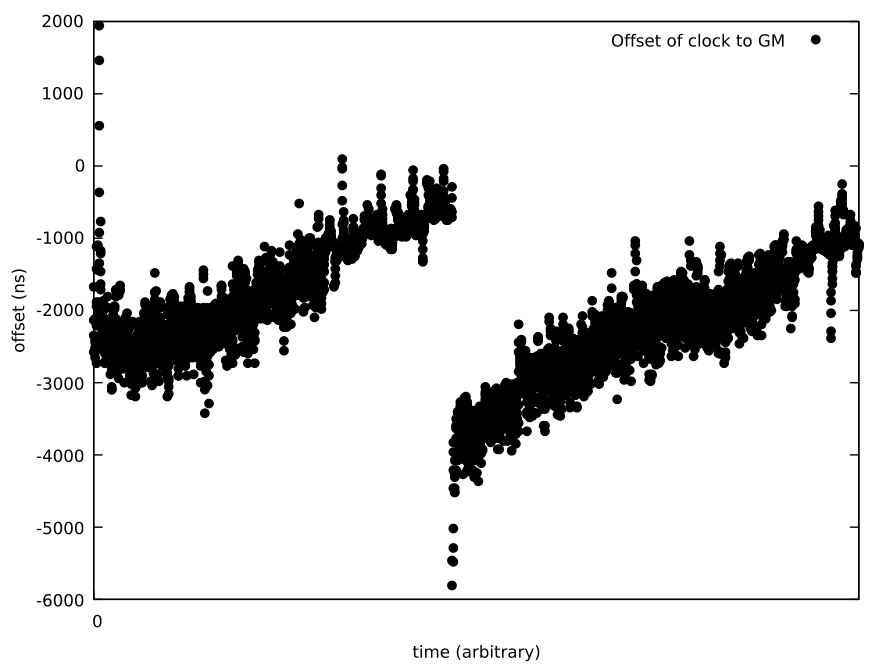

Source code (gnuplot):
set yrange [-6000:2000]
set xtics (0)
set xlabel "time (arbitrary)"
set ylabel "offset (ns)"
plot '../meetlogboek/statime-hard-10-05-2022-1456-analysis/nic-offset.dat' using ($1*10.00003620) pt 7 black title "Offset of clock to GM"
